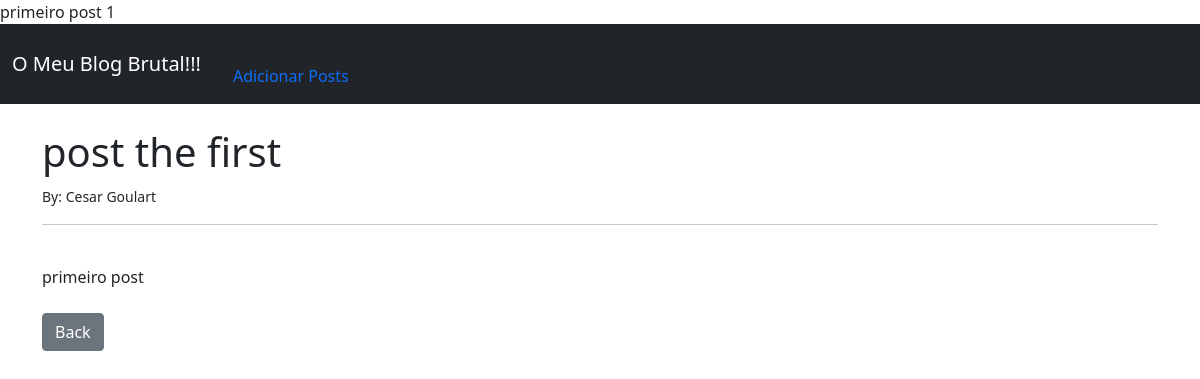
The app's page /article/1 with its own data.
### theblog/models.py (models this page shows, shortened)
class Post(models.Model):
    title = models.CharField(max_length=255)
    title_tag = models.CharField(max_length=255)
    author = models.ForeignKey(User, on_delete=models.CASCADE)
    body = models.TextField()

### theblog/views.py (the view)
# urls.py: path('article/<int:pk>', ArticleDetailView.as_view(), name='article-detail'),
class ArticleDetailView(DetailView):
    model = Post
    template_name = 'article_details.html'

### theblog/templates/article_details.html (shortened to what this page needs)
{% extends 'base.html' %} {% block title %}{{ post.title_tag }}{% endblock %}
{% block content %}
<h1>{{ post.title }}</h1>
<small> By: {{ post.author.first_name }} {{ post.author.last_name }}</small
><br />
<hr />
<br />
{{ post.body }}
<br /><br />
<a href="{% url 'home' %}" class="btn btn-secondary">Back</a>
{% endblock %}

### records on screen
Post: title "post the first", author.first_name "Cesar", author.last_name "Goulart", body "primeiro post"
